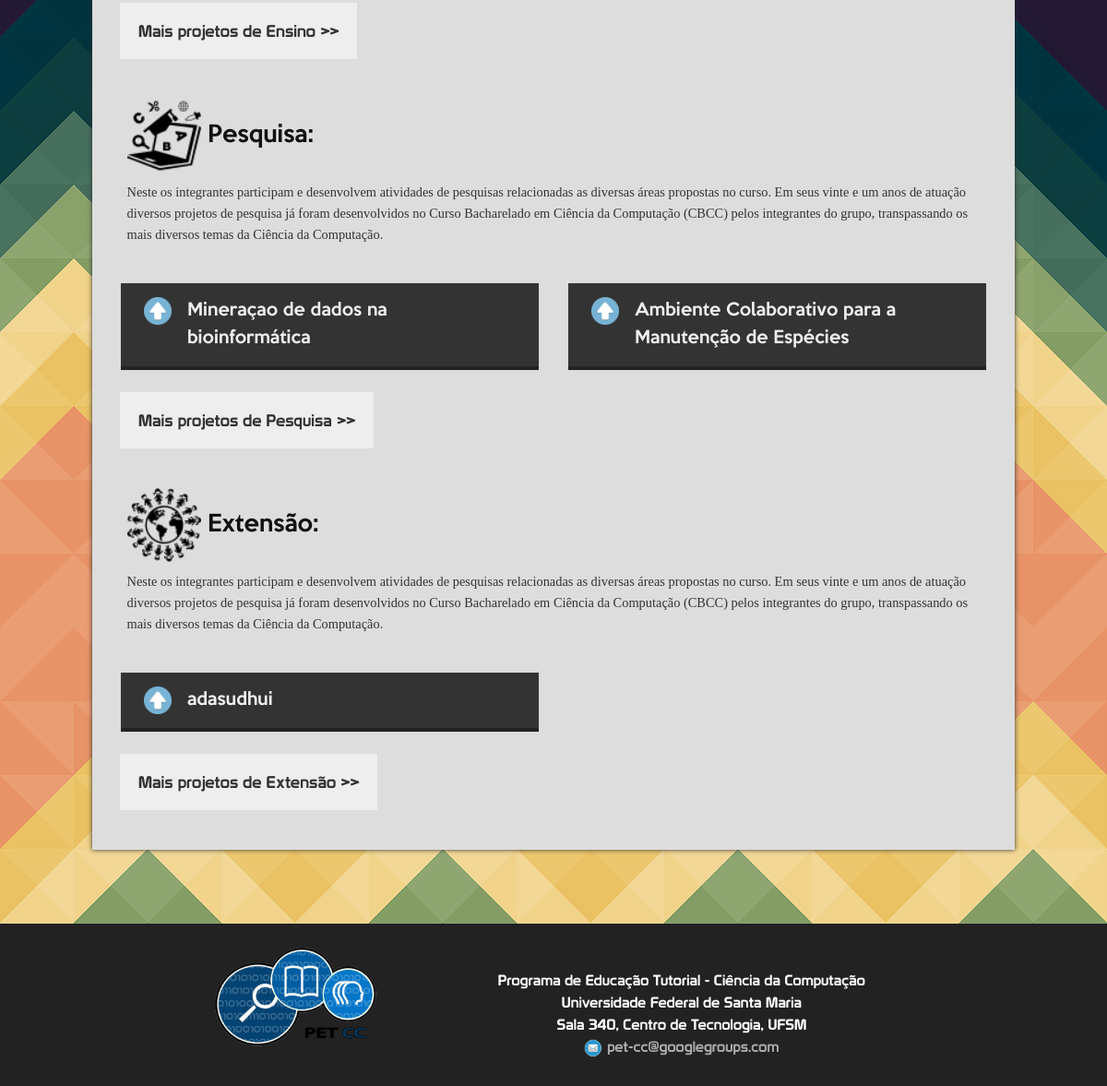
Page /projetos/ (lower part) on the earlier database version.
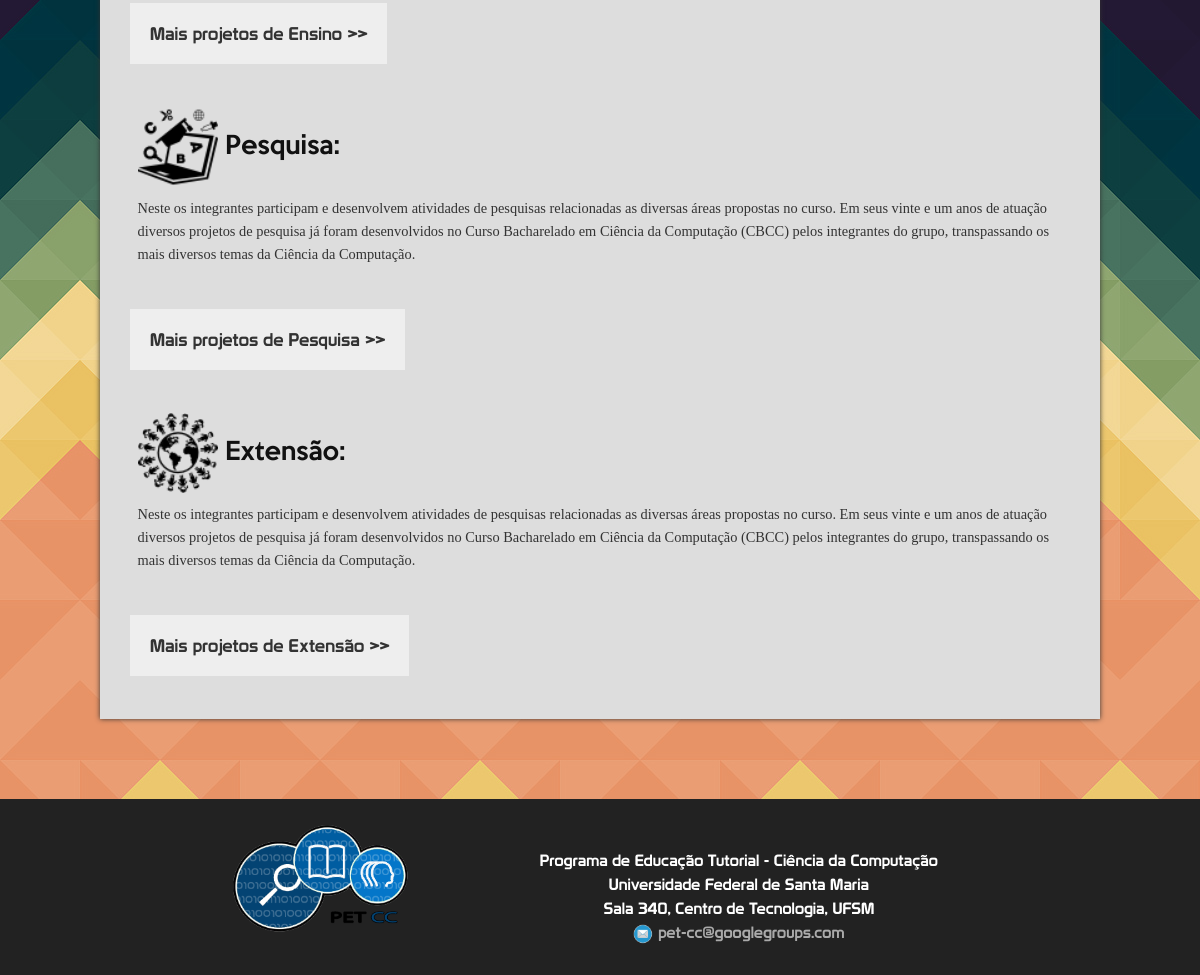
Same page on the later database version.
### atividades/models.py (models this page shows, shortened)
class Atividade(models.Model):
    nome = models.CharField(max_length=150)
    carga = models.IntegerField()
    local = models.CharField(max_length=150, default="")
    slug = models.SlugField(max_length=100, blank=True, unique=True)
    data_inicial = models.DateField(
            default=datetime.now,
            blank=False
    )
    data_final = models.DateField(
            default=datetime.now,
            blank=False
    )
    hora_inicial = models.TimeField(
        default=datetime.now(),
        blank=False
    )
    hora_final = models.TimeField(
        default=datetime.now(),
        blank=False
    )
    data_definida = models.BooleanField(default=False)
    certificado_disponivel = models.BooleanField(default=False)
    inscricao_aberta = models.BooleanField(default=False)
    maximo_inscritos = models.IntegerField(default=30, blank=True)
    tipo = models.CharField(max_length=50, choices=(('MN', 'Minicurso'), ('PEC', 'PEC'), ('SEM', 'Seminario'),
                                                    ('TA', 'Topico de Apoio'), ('PESQ', 'Pesquisa'),
                                                    ('EX', 'Extensao'), ('OU', 'Outro')), default='OU')
    organizacao = models.CharField(max_length=100, default="PET - Ciência da Computação", blank=False, null=False)
    descricao = models.TextField()
    aviso = models.TextField(default="", blank=True)
    integrantes = models.CharField(max_length=150, blank=True, default="", help_text="Usar para projetos de pesquisa, "
                                                                                     "indicando os participantes do"
                                                                                     "projeto.")
    class Meta:
        ordering = ['-data_inicial']

### projetos/views.py (the view)
# urls.py: url(r'^atividades/(?P<slug>[\w_-]+)$', 'projetos.views.atividades'),
def projetos(request):
    pesq = Atividade.objects.filter(tipo='PESQ')[:4]
    ext = Atividade.objects.filter(tipo='EX')[:4]
    return render(request, 'projetos/projetos.html', {'pesq': pesq, 'ext': ext})

### projetos/templates/projetos/projetos.html (shortened to what the changed rows need)
{% extends 'base/base.html' %}
{% block corpo %}
<div class="container" style="color:#111; padding-bottom:30px;">
	<div class="medium-11 large-10 columns small-centered" style="background-color:#ddd; box-shadow:0px 0px 5px #333; padding-bottom:60px;">
		<div class="row" id="pesquisa" style="margin-top:60px;">
			<div class="small-12 columns">
				{% for pesquisa in pesq %}
					{% if forloop.counter0|divisibleby:'2' %}
					<div class="row">
					{% endif %}
						<div class="medium-6 columns">
							<div class="panel" style="padding:15px; padding-top:0; padding-bottom:0">
								<a>
									<div class="row" onclick="abreCardProjeto('projeto_pesquisa{{forloop.counter}}', this)" style="padding:15px; background-color:#333; color:#eee">
										<div style="float:left; padding-left:10px;">
											<img src="/media/img/icons/down3.png" height="30" width="30" alt="">
										</div>
										<div class="small-8 medium-10 columns lemon" style="font-size:18px; line-height:30px;">{{pesquisa.nome}}</div>
									</div>
								</a>
								<div class="row">
									<hr class="linha" style="border-color:#222;">
								</div>
							</div>
						</div>
					{% if not forloop.counter0|divisibleby:'2' %}
					</div>
					{% elif forloop.last %}
                    </div>
					{% endif %}
				{% endfor %}
			</div>
		</div>
		<div class="row" id="extensao" style="margin-top:60px;">
			<div class="small-12 columns">
				{% for extensao in ext %}
					{% if forloop.counter0|divisibleby:'2' %}
					<div class="row">
					{% endif %}
						<div class="medium-6 columns">
							<div class="panel" style="padding:15px; padding-top:0; padding-bottom:0">
								<a>
									<div class="row" onclick="abreCardProjeto('projeto_extensao{{forloop.counter}}', this)" style="padding:15px; background-color:#333; color:#eee">
										<div style="float:left; padding-left:10px;">
											<img src="/media/img/icons/down3.png" height="30" width="30" alt="">
										</div>
										<div class="small-8 medium-10 columns lemon" style="font-size:18px; line-height:30px;">{{extensao.nome}}</div>
									</div>
								</a>
								<div class="row">
									<hr class="linha" style="border-color:#222;">
								</div>
							</div>
						</div>
					{% if not forloop.counter0|divisibleby:'2' %}
					</div>
					{% elif forloop.last %}
                    </div>
					{% endif %}
				{% endfor %}
			</div>
		</div>
	</div>
</div>
{% endblock %}

Differences in the rows shown:
removed Atividade: nome "Mineraçao de dados na bioinformática"
removed Atividade: nome "Ambiente Colaborativo para a Manutenção de Espécies"
removed Atividade: nome "adasudhui"
